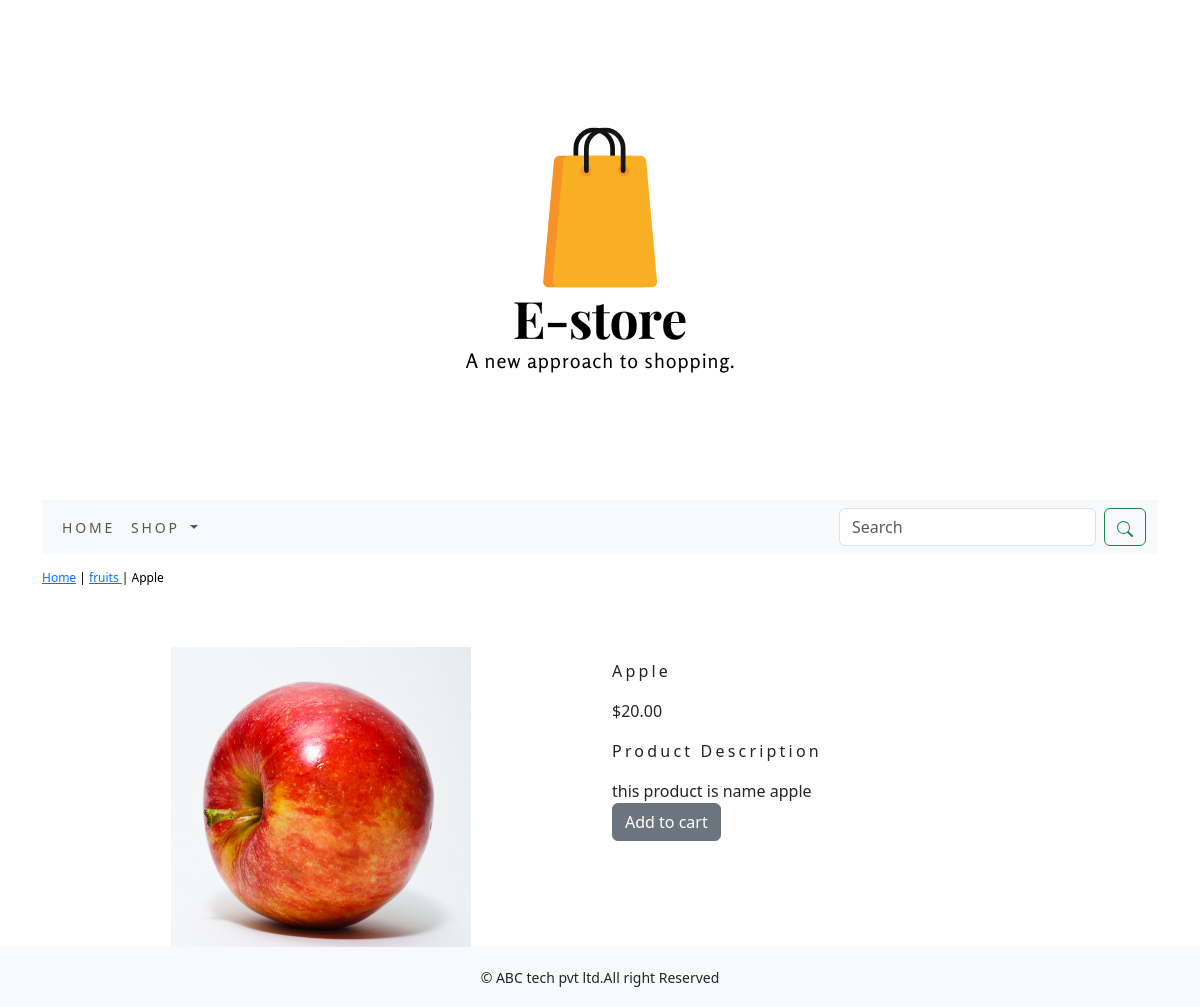
The app's page /shop/fruits/Apple/ with its own data.
### shop/models.py (models this page shows, shortened)
class Product (models.Model):
    name=models.CharField(max_length=250,unique=True)
    slug = models.SlugField(max_length=250, unique=True)
    description = models.TextField(blank=True)
    price = models.DecimalField(max_digits=10, decimal_places=2)
    category = models.ForeignKey(category,on_delete=models.CASCADE)
    image = models.ImageField(upload_to='product',blank=True)
    stock = models.IntegerField()
    available = models.BooleanField(default=True)
    updated = models.DateTimeField(auto_now=True)
    created = models.DateTimeField(auto_now_add=True)
    class Meta:
        ordering = ('name',)
        verbose_name = 'product'
        verbose_name_plural = 'products'

class category(models.Model):
    name = models.CharField(max_length=250,unique=True)
    slug = models.SlugField(max_length=250,unique=True)
    image = models.ImageField(upload_to='category')
    class Meta:
        ordering=('name',)
        verbose_name='category'
        verbose_name_plural='categories'
    def get_url(self):
        return reverse('shop:product_by_category',args=[self.slug])
    def __str__(self):
        return '{}' .format(self.name)

### shop/views.py (the view)
# urls.py: path('<slug:c_slug>/<slug:product_slug>/',views.proDetail,name='prodCatdetail'),
def proDetail (request,c_slug,product_slug):
    try:
        product=Product.objects.get(category__slug=c_slug,slug=product_slug)
    except Exception as e:
        raise e
    return render(request,'product.html',{'product':product})

### cart/context_processors.py (called while the page is built)
def counter(request):
    item_count=0
    if 'admin' in request.path:
        return {}
    else:
        try:
            cart=Cart.objects.filter(cart_id=_cart_id(request))
            cart_items=CartItem.objects.all().filter(cart=cart[:1])
            for cart_item  in cart_items:
                 item_count += cart_item.quantity
        except cart.DoesNotExist:
            item_count = 0
    return dict(item_count=item_count)

### cart/views.py (called while the page is built)
def _cart_id(request):
    cart=request.session.session_key
    if not cart:
        cart=request.session.create()
    return cart

### shop/context_processors.py (called while the page is built)
def menu_links(request):
    links=category.objects.all()
    return dict(links=links)

### templates/product.html (shortened to what this page needs)
{% extends 'base.html' %}
{% load static %}
{% block content %}
<div class="row my_prod_row_class">
  <div class="mx_auto">
    <p> <a href="{% url 'shop:allProdCat' %}">Home</a> | <a href="{{product.category.get_url}}">{{product.category}} </a> | {{product.name}}</p>
  </div>
</div>
<div class="container">
<br>
<div class="row">
  <div class="col-12 col-sm-12 col-md-12 col-lg-6 text-center">
    <din style="min-width:18rem">
      <img src="{{product.image.url}}" alt="{{product.name}}" width=300px height=300px>
    </din>
  </div>
    <div class=" col-12 col-sm-12 col-md-12 col-lg-6">
      <div>
      <h1 class="my_prod_title">{{product.name}}</h1>
      <p>${{product.price}}</p>
      <p class="my_title"> Product Description </p>
      <p class="text-justify my_prod_text">{{product.description}}</pcla>
      {% if product.stock <= 0 %}
      <p class="text-justify my_prod_text"><b>Out Of Stock</b></p>
      {% else %}
      <br>
      <a class="btn btn-secondary" href="{% url 'cart:add_cart' product.id %}">Add to cart</a>
      {% endif %}
    </div>
  </div>
  </div>
  </div>
</div>
{% endblock %}

### static/css/custom.css (style rules this page uses)
body { font-family: 'Roboto', sans-serif; }
.my_title { font-size:16px; text_transform:uppercase; letter-spacing:.2em; }
.my_prod_row_class { padding-top: 15px; padding-bottom: 20px; }
.my_prod_row_class .mx_auto { color:#000; font-size: 12px; text-decoration:none; }
.my_prod_title { font-size:16px; text_transform:uppercase; letter-spacing:.2em; padding-top:15px; padding-bottom:10px; }
.my_prod_text { padding-right:20px; }

### records on screen
Product: category "fruits", name "Apple", image (picture), price "20.00", description "this product is name apple"
